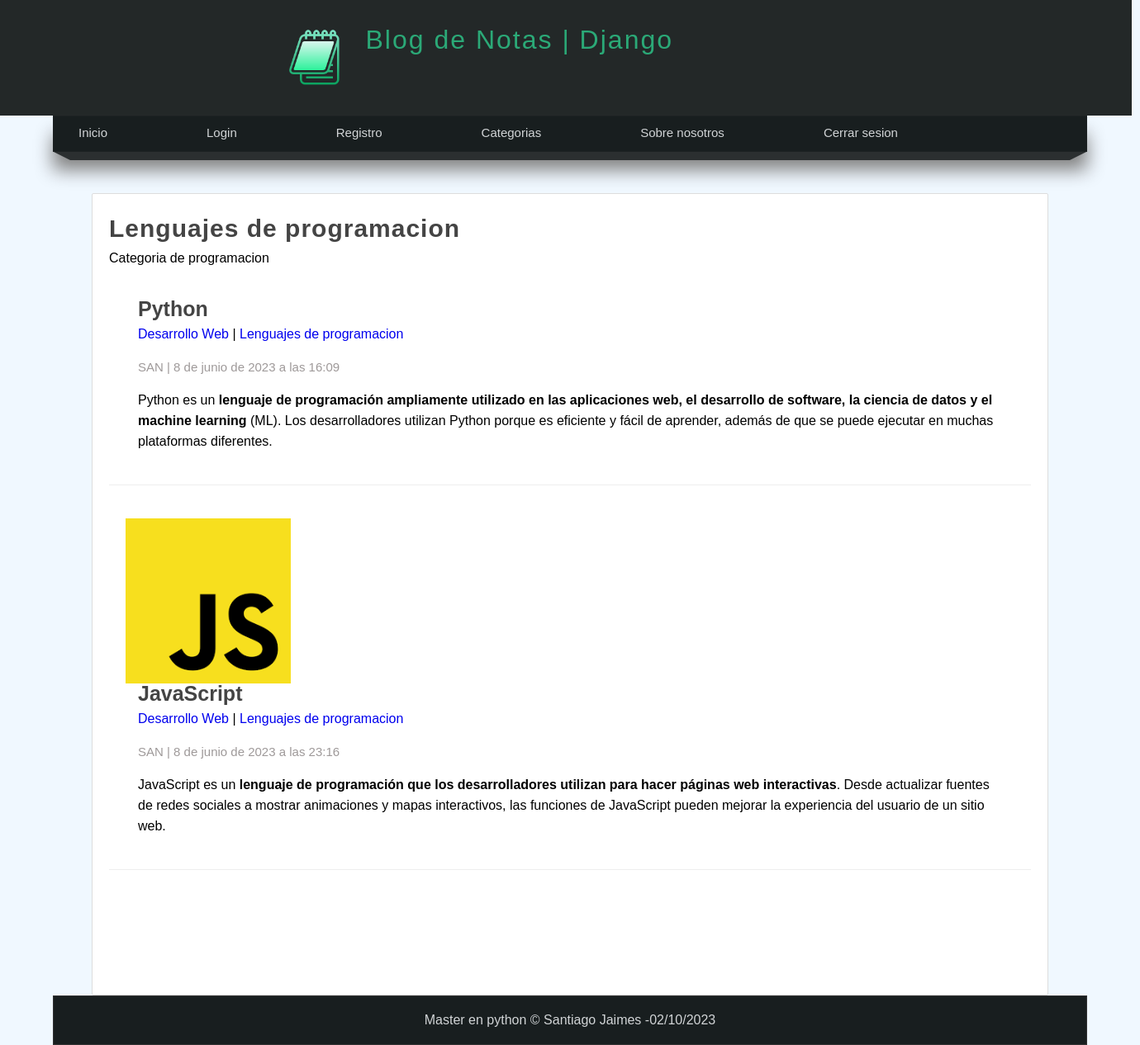
The app's page /categoria/2 (signed in) with its own data.
### pages/models.py (models this page shows, shortened)
class Page(models.Model):
    title = models.CharField(max_length=200,verbose_name="Titulo")
    content=RichTextField(verbose_name="Contenido")
    slug=models.CharField(unique=True,max_length=200,verbose_name="URL Amigable")
    order=models.IntegerField(default=0,verbose_name="Orden")
    public=models.BooleanField(verbose_name="¿Publicado?")
    created_at=models.DateField(auto_now_add=True,verbose_name="Creado el :")
    update_at=models.DateField(auto_now=True,verbose_name="Actualizado el :")
    class Meta:
        verbose_name="Pagina"
        verbose_name_plural="Paginas"

### Blog/models.py (models this page shows, shortened)
class Category(models.Model):
    name=models.CharField(max_length=100,verbose_name='Nombre')
    description=models.CharField(max_length=255,verbose_name='Descripcion')
    created_at=models.DateTimeField(auto_now_add=True, verbose_name='Creado el:')
    class Meta:
        verbose_name='Categoria'
        verbose_name_plural='Categorias'
    def __str__(self) :
        return self.name

class Article(models.Model):
    user= models.ForeignKey(User,verbose_name='Usuario',on_delete=models.CASCADE)
    '''
    El campo 'user' es una clave externa (ForeignKey) en el modelo actual.
    Representa una relación con el modelo 'User' proporcionado por Django, el cual
    representa a los usuarios registrados en el sistema.
    El parámetro 'verbose_name' se utiliza para dar un nombre descriptivo al campo
    en la interfaz de administración de Django, en este caso, se le asigna el nombre "Usuario".
    El parámetro 'on_delete' especifica qué hacer con los objetos relacionados cuando se elimine
    el objeto principal al que se refiere esta clave externa.
    En este caso, se utiliza 'models.CASCADE', lo que significa que cuando se elimina un objeto 'User'
    relacionado, también se eliminarán todos los objetos que tengan esta clave externa.
    '''
    categories=models.ManyToManyField(Category,verbose_name='Categorias',blank=True)
    '''
    El campo 'categories' es un campo de relación ManyToMany en el modelo actual.
    Representa una relación de muchos a muchos con el modelo 'Category'.
    El parámetro 'verbose_name' se utiliza para dar un nombre descriptivo al campo en la interfaz
    de administración de Django, en este caso, se le asigna el nombre "Categorias".
    El parámetro 'null=True' permite que este campo pueda ser nulo en la base de datos.
    El parámetro 'blank=True' indica que este campo puede estar en blanco, es decir, no es requerido.
    Estos dos parámetros 'null=True' y 'blank=True' juntos permiten que el campo sea opcional.
    '''
    title=models.CharField(max_length=150,verbose_name='Titulo')
    content= RichTextField(verbose_name='Contenido')
    image=models.ImageField(default='null',verbose_name="Imagen",upload_to="articles")
    public=models.BooleanField(verbose_name='¿Publicado?')
    created_at=models.DateTimeField(auto_now_add=True, verbose_name='Creado el')
    update_at=models.DateTimeField(auto_now=True, verbose_name='Actualizado el')
    class Meta:
        verbose_name='Articulo'
        verbose_name_plural='Articulos'

### Blog/views.py (the view)
# urls.py: path('categoria/<int:category_id>',views.category,name="category"),
def category(request,category_id):
    category=Category.objects.get(id=category_id)
    articles=Article.objects.filter(categories=category)
    return render(request,'categories/category.html',{
        'category':category,
        'articles':articles
    })

### Blog/Processor.py (called while the page is built)
def get_categories(request):
    ids=Article.objects.filter(public=True).values_list('categories',flat=True)
    categories=Category.objects.filter(id__in=ids).values_list('id','name')
    return{
        'categories':categories,
        'ids':ids
    }

### pages/context_processor.py (called while the page is built)
def get_pages(request):
    pages=Page.objects.filter(public=True).order_by('order').values_list('id','title','slug')
    return{
        'pages':pages
    }

### Blog/templates/categories/category.html (shortened to what this page needs)
{% extends 'layouts/layout.html' %}
{%block content%}
    <h1 class="title">{{category.name}}</h1>
    <p>{{category.description}}
    {%include 'articles/article.html'%}
{%endblock%}

### MainApp/templates/layouts/layout.html (shortened to what this page needs)
{%load static%}
<!DOCTYPE html>
<html lang="es">
<head>
    <link rel="stylesheet"  href="{% static 'css/styles.css'%}">
</head>
<body>
    <header>
            <div id="logotipo">
                <img src="{% static 'css/images/logotipo.png' %}" />
                <h1> Blog de Notas  |  Django </h1>
            </div>
    </header>
    <nav>
        <ul>
            <li>
                <a href="{% url 'index'%}">Inicio</a>
            </li>
            <li>
                <a href="{% url 'login'%}">Login</a>
            </li>
            <li>
                <a href="{% url 'register'%}">Registro</a>
            </li>
            {% if user.email%}
                <li>
                    <a href="{% url 'articles'%}">Categorias</a>
                </li>
                {% for page in pages%}
                <li>
                    <a href="{%url 'page' page.2%}">{{page.1}}</a>
                </li>
                {% endfor %}
                <li>
                    <a href="{% url 'logout'%}">Cerrar sesion</a>
                </li>
            {% endif %}
        </ul>
    </nav>
    <div class="barra">
        <span class="esquina-izquierda"></span>
        <span class="relleno-barra"></span>
        <span class="esquina-derecha"></span>
    </div>
    <div id="content">
        <div class="box">
            {% block content %}{% endblock %}
        </div>
    </div>
<footer>
    Master en python &copy; Santiago Jaimes -{%now "d/m/Y"%}
</footer>
</body>
</html>

### Blog/templates/articles/article.html (shortened to what this page needs)
{%for article in articles%}
            <article class="article-item">
                {% if article.image != 'null' and article.image.url %}
                    <div class="image">
                        <img src="{{article.image.url}}"/>
                    </div>
                {%endif%}
                <div class="content">
                    <h2> {{article.title}}</h2>
                    <p>
                        {%for category in article.categories.all%}
                            <a href="#">{{category}}</a>
                            {% if forloop.counter < article.categories.all|length%}
                                {{'|'}}
                            {%endif%}
                        {%endfor%}
                    </p>
                    <span class="date">
                        {{article.user}}
                        |
                        {{article.created_at}}
                    </span>
                    <p>{{article.content|safe}}</p>
                </div>
            </article>
        {% endfor %}

### MainApp/static/css/styles.css (style rules this page uses)
* { margin: 0px; padding: 0px; font-family: sans-serif,Arial, Helvetica; text-decoration: none; }
body { background-color: aliceblue; }
p { margin-top: 5px; margin-bottom: 5px; }
ul,ol { margin-left: 20px; margin-bottom: 10px; }
header { width: 1370px; height: 140px; background-color: #232828; margin: 0px; }
#logotipo { width: 50%; height: 140px; margin: 0 auto; padding-top: 10px; }
#logotipo img { display: block; width: 80px; float: left; margin-top: 20px; }
#logotipo h1 { display: block; float: left; margin-top: 20px; margin: 20px; letter-spacing: 2px; font-weight: lighter; color:#2ba977; }
nav { width: 1250px; height: 42px; margin: 0 auto; background-color:#181E1F ; border: 1px solid #3333; box-shadow: 0px 22px 22px gray; font-size: 15px; }
nav > ul { list-style: none; text-decoration: none; }
nav > ul > li { line-height: 40px; float: left; }
nav > ul > li > a { display: block; padding-left: 10px; padding-right: 110px; color: #d1d4d6; }
.barra { width: 1250px; margin: 0 auto; margin-bottom: 145px; margin:0 auto; }
.esquina-izquierda { display: block; border-left: 20px solid transparent; border-top: 10px solid #2B2F30; float: left; }
.esquina-derecha { display: block; border-right: 20px solid transparent; border-top: 10px solid #2B2F30; float: right; }
.relleno-barra { display: block; width: 1210px; height: 10px; background-color: #2B2F30; float: left; }
#content { width: 1240px; min-height: 930px; margin: 0 auto; margin-top: 30px; margin-top: 50px; }
.box { background: white; width: 90%; min-height: 930px; padding: 20px; border:1px solid #ddd; margin: 0 auto; border-radius: 2px; }
.box .image { width: 40%; float: left; margin-right: 20px; }
.box .image img { width: 100%; }
.title { color: #444; letter-spacing: 1px; font-size: 30px; margin-bottom: 10px; margin-top: 5px; }
.date { display: block; margin-top: 15px; margin-bottom: 15px; color: grey; }
.content { line-height: 25px; color: black; }
.article-item { margin-bottom: 20px; margin-top: 20px; border-bottom: 1px solid #eee; padding: 20px; clear: both; }
.article-item .image { width: 200px; height: 200px; float: left; overflow: hidden; }
.article-item .image img { width: 200px; height: 200px; }
.article-item .content { float: left; padding: 15px; padding-top: 0px; }
.article-item h2 { display: block; font-size: 25px; color: #444; margin-bottom: 10pxx; }
.article-item span.date { display: block; font-size: 15px; color: #9e9999; margin-bottom: 10pxx; }
footer { width: 1250px; background-color: #181E1F; border: 1px solid #333; color:#d1d4d6 ; text-align: center; margin:0 auto; padding-top: 20px; padding-bottom: 20px; box-shadow: 0px opx 20px gray; }

### records on screen
Page: title "Sobre nosotros"
Category: name "Lenguajes de programacion", description "Categoria de programacion"
Article: title "Python", user "SAN", created_at "8 de junio de 2023 a las 16:09", content "Python es un lenguaje de programación ampliamente utilizado en las aplicaciones web, el desarrollo de software, la ciencia de datos y el machine learning (ML). Los desarrolladores utilizan Python porque es eficiente y fácil de aprender, además de que se puede ejecutar en muchas plataformas diferentes."
Category: name "Desarrollo Web", value "|"
Article: image (picture), title "JavaScript", user "SAN", created_at "8 de junio de 2023 a las 23:16", content "JavaScript es un lenguaje de programación que los desarrolladores utilizan para hacer páginas web interactivas . Desde actualizar fuentes de redes sociales a mostrar animaciones y mapas interactivos, las funciones de JavaScript pueden mejorar la experiencia del usuario de un sitio web."
